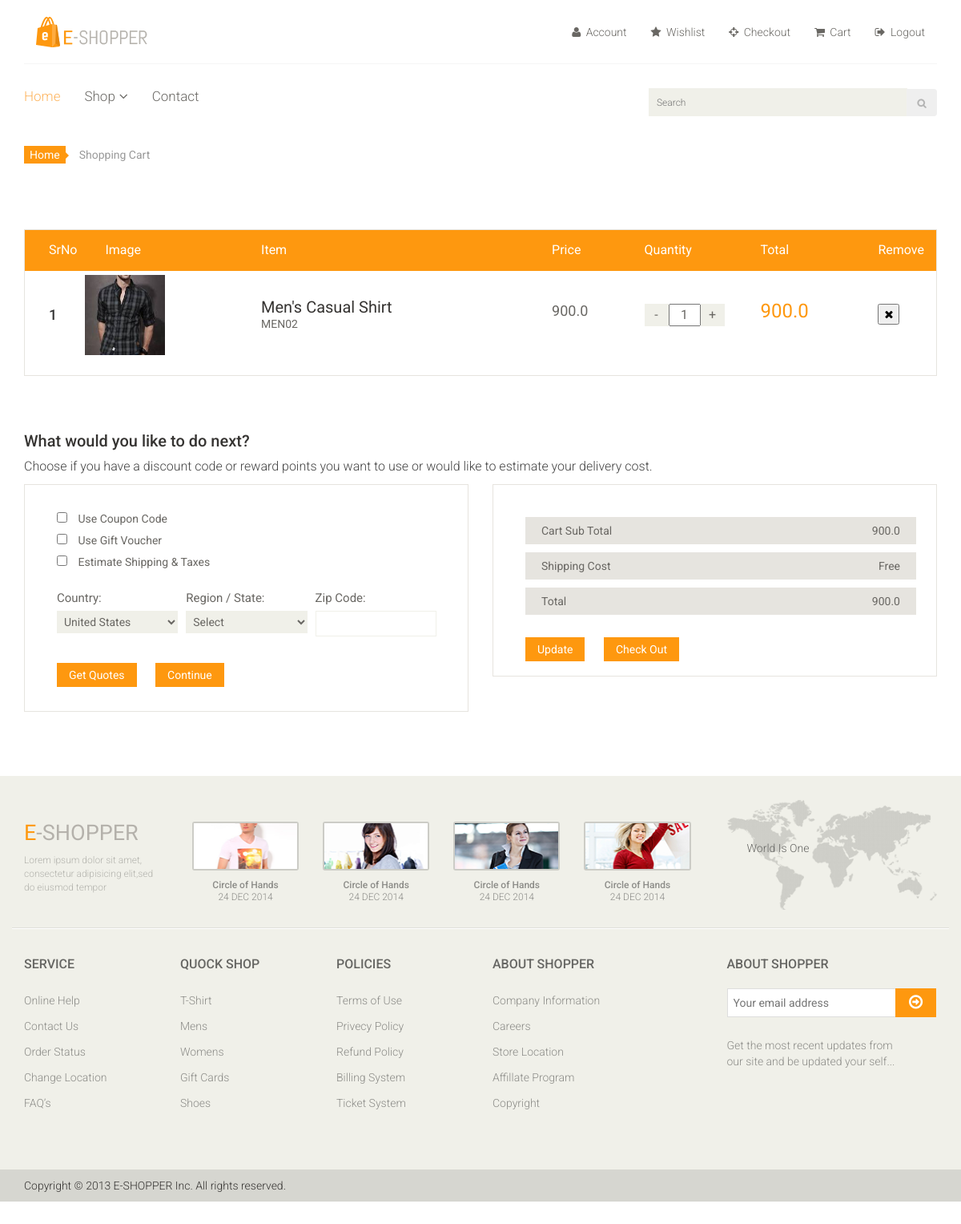
Page /cart/ (signed in) on the earlier database version.
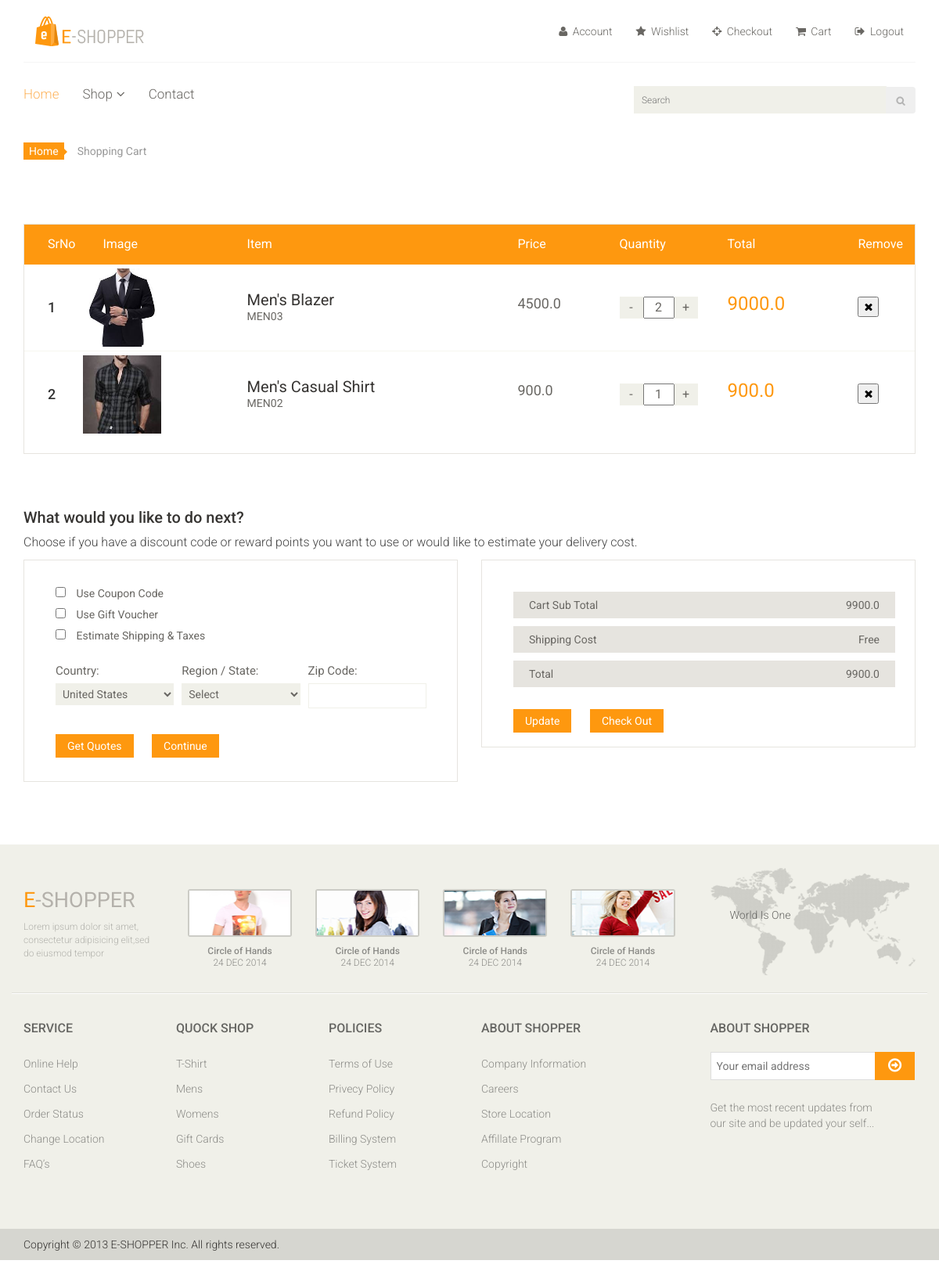
Same page on the later database version.
### apps/cart/models.py (models this page shows, shortened)
class Cart(models.Model):
    user = models.ForeignKey(User, on_delete = models.CASCADE, blank=True, null=True)
    product = models.ForeignKey(Product, on_delete = models.CASCADE)
    quantity = models.PositiveIntegerField(default=1)
    def totalprod_price(self):
        price = self.product.sell_price * self.quantity
        return price

### apps/products/models.py (models this page shows, shortened)
class Product(models.Model):
    prod_id = models.CharField(max_length=10, unique=True, blank=True, null=True)
    title = models.CharField(max_length=100)
    s_desc = models.CharField(max_length=100, null=True, blank=True)
    l_desc = models.TextField(null=True, blank=True)
    main_image = models.ImageField(upload_to='products/', null=True, blank=True)
    category = models.ForeignKey(Category, on_delete= models.CASCADE, blank=True, null=True)
    sub_category = models.ForeignKey(SubCategory, on_delete= models.CASCADE, blank=True, null=True)
    brand = models.ForeignKey(Brand, on_delete= models.CASCADE, blank=True, null=True)
    colours = models.CharField(max_length=50, blank=True, null=True)
    mrp = models.FloatField(null=True, blank=True)
    sell_price =models.FloatField(null=True, blank=True)
    released_on = models.DateTimeField(auto_now_add= True)
    updated_on = models.DateTimeField(auto_now=True)
    slug = models.SlugField(null=True, blank=True)
    enable = models.BooleanField(default=True)
    stock = models.BooleanField(default=True)
    class Meta:
        verbose_name_plural = 'Products'

### apps/cart/views.py (the view)
# urls.py: path('cart/', views.cart, name="cart"),
def cart(request):
    carts = Cart.objects.filter(user=request.user).order_by('-id')
    def sub_total_price():
        sub_total_price = 0
        for item in carts:
            sub_total_price = sub_total_price + item.totalprod_price()
        return sub_total_price
    if sub_total_price()  >= 500.0:
        shipping_charge = 0
    else:
        shipping_charge = 50.0
    context = {'carts':carts, 'sub_total_price': sub_total_price(),'tprice':sub_total_price()+shipping_charge, 'shipping_charge':shipping_charge}
    return render(request, 'cart/cart.html', context)

### templates/cart/cart.html (shortened to what this page needs)
{% extends 'base/base.html' %}
{% load static %}
	{% block content %}
	<section id="cart_items">
		<div class="container">
			<div class="breadcrumbs">
				<ol class="breadcrumb">
				  <li><a href="{% url 'home:index' %}">Home</a></li>
				  <li class="active">Shopping Cart</li>
				</ol>
			</div>
			{% if carts %}
			<div class="table-responsive cart_info">
				<table class="table table-condensed">
					<thead>
						<tr class="cart_menu">
							<td class="srno">SrNo</td>
							<td class="image">Image</td>
							<td class="description">Item</td>
							<td class="price">Price</td>
							<td class="quantity">Quantity</td>
							<td class="total">Total</td>
							<td class="remove">Remove</td>
						</tr>
					</thead>
					<tbody>
						{% for item in carts %}
						<tr>
							<td class="serial_number text-center">
								<h4>{{forloop.counter}}</h4>
							</td>
							<td class="cart_product">
								<a href="{% url 'home:productDetails' item.product.slug item.product.prod_id %}"><img src="{{item.product.main_image.url}}" alt="" style="width:100px"></a>
							</td>
							<td class="cart_description">
								<h4><a href="{% url 'home:productDetails' item.product.slug item.product.prod_id %}">{{item.product.title}}</a></h4>
								<p>{{item.product.prod_id}}</p>
							</td>
							<td class="cart_price">
								<p>{{item.product.sell_price}}</p>
							</td>
							<td class="cart_quantity">
								<span class="cart_quantity_button">
									<a class="cart_quantity_down" href="{% url 'cart:qtyDec' item.id %}"> - </a>
									<form class="form-inline" action="{% url 'cart:qty' item.id %}" method="POST">
										<input class="cart_quantity_input" type="text" name="quantity" value="{{item.quantity}}" autocomplete="off" size="2">
									</form>
									<a href="{% url 'cart:qtyInc' item.product.prod_id item.product.id %}" class="cart_quantity_up" > + </a>
								</span>
							</td>
							<td class="cart_total">
								<p class="cart_total_price">{{item.totalprod_price}}</p>
							</td>
							<td class="cart_delete">
								<form action="{% url 'cart:deleteItem' item.id %}" method='post'>
									<button class="cart_quantity_delete"><i class="fa fa-times"></i></button>
								</form>
							</td>
						</tr>
						{% endfor %}
					</tbody>
				</table>
			</div>
		</div>
	</section>
	<section id="do_action">
		<div class="container">
			<div class="heading">
				<h3>What would you like to do next?</h3>
				<p>Choose if you have a discount code or reward points you want to use or would like to estimate your delivery cost.</p>
			</div>
			<div class="row">
				<div class="col-sm-6">
					<div class="chose_area">
						<ul class="user_option">
							<li>
								<input type="checkbox">
								<label>Use Coupon Code</label>
							</li>
							<li>
								<input type="checkbox">
								<label>Use Gift Voucher</label>
							</li>
							<li>
								<input type="checkbox">
								<label>Estimate Shipping & Taxes</label>
							</li>
						</ul>
						<ul class="user_info">
							<li class="single_field">
								<label>Country:</label>
								<select>
									<option>United States</option>
								</select>
							</li>
							<li class="single_field">
								<label>Region / State:</label>
								<select>
									<option>Select</option>
								</select>
							</li>
							<li class="single_field zip-field">
								<label>Zip Code:</label>
								<input type="text">
							</li>
						</ul>
						<a class="btn btn-default update" href="">Get Quotes</a>
						<a class="btn btn-default check_out" href="">Continue</a>
					</div>
				</div>
				<div class="col-sm-6">
					<div class="total_area">
						<ul>
							<li>Cart Sub Total <span>{{sub_total_price}}</span></li>
							<li>Shipping Cost <span>{% if shipping_charge == 0 %}Free{% else %}{{shipping_charge}}{% endif %}</span></li>
							<li>Total <span>{{tprice}}</span></li>
						</ul>
							<a class="btn btn-default update" href="">Update</a>
							<a class="btn btn-default check_out" href="">Check Out</a>
					</div>
				</div>
			</div>
		</div>
		{% else %}
		<div class="col-md-6 col-md-offset-3 mb-3">
			<h4>Looks like your cart is empty. Add some items to display.</h4><br>
			<img src="{% static 'images/cart/empty-cart.svg' %}" width="70%">
		</div><br>
	</section>
	{% endif %}
{% endblock %}

### templates/base/base.html (shortened to what this page needs)
{% load static %}
<!DOCTYPE html>
<html>
    <head>
        <link href="{% static 'css/bootstrap.min.css' %}" rel="stylesheet">
        <link href="{% static 'css/font-awesome.min.css' %}" rel="stylesheet">
        <link href="{% static 'css/prettyPhoto.css' %}" rel="stylesheet">
        <link href="{% static 'css/price-range.css' %}" rel="stylesheet">
        <link href="{% static 'css/animate.css' %}" rel="stylesheet">
        <link href="{% static 'css/main.css' %}" rel="stylesheet">
        <link href="{% static 'css/responsive.css' %}" rel="stylesheet">
    </head>
    <body>
        {% include 'common/header.html' %}
        {% block content %}
        {% endblock %}
        {% include 'common/footer.html' %}
    </body>
</html>

### templates/common/header.html (shortened to what this page needs)
{% load static %}
<header id="header">
    <div class="header-middle">
        <div class="container">
            <div class="row">
                <div class="col-md-4 clearfix">
                    <div class="logo pull-left">
                        <a href="{% url 'home:index' %}"><img src="{% static 'images/home/logo.png' %}" alt="" /></a>
                    </div>
                </div>
                <div class="col-md-8 clearfix">
                    <div class="shop-menu clearfix pull-right">
                        <ul class="nav navbar-nav">
                            <li><a href=""><i class="fa fa-user"></i> Account</a></li>
                            <li><a href="{% if user.is_authenticated %}{% url 'wishlist:wishlist' %}{% else %}{% url 'accounts:login' %}{% endif %}"><i class="fa fa-star"></i> Wishlist</a></li>
                            <li><a href="checkout.html"><i class="fa fa-crosshairs"></i> Checkout</a></li>
                            <li><a href="{% if user.is_authenticated %}{% url 'cart:cart' %}{% else %}{% url 'accounts:login' %}{% endif %}"><i class="fa fa-shopping-cart"></i> Cart</a></li>
                            {% if user.is_authenticated %}
                            <li><a href="{% url 'accounts:logout' %}"><i class="fa fa-sign-out"></i> Logout</a></li>
                            {% else %}
                            <li><a href="{% url 'accounts:login' %}"><i class="fa fa-lock"></i> Login</a></li>
                            {% endif %}
                        </ul>
                    </div>
                </div>
            </div>
        </div>
    </div>
    <div class="header-bottom">
        <div class="container">
            <div class="row">
                <div class="col-sm-8">
                    <div class="mainmenu pull-left">
                        <ul class="nav navbar-nav collapse navbar-collapse">
                            <li><a href="{% url 'home:index' %}" class="active">Home</a></li>
                            <li class="dropdown"><a href="#">Shop<i class="fa fa-angle-down"></i></a>
                            </li>
                            <li><a href="{% url 'contact:contactus' %}">Contact</a></li>
                        </ul>
                    </div>
                </div>
                <div class="col-sm-4">
                    <div class="search_box pull-right">
                        <form class="input-group">
                            <input type="text" class="" placeholder="Search" name="search" id="search"/>
                            <span class="input-group-btn">
                                <button class="btn btn-outline-secondary" type="submit"><img src="{% static 'images/home/searchicon.png' %}"/></button>
                           </span>
                        </form>
                    </div>
                </div>
            </div>
        </div>
    </div>
</header>

### templates/common/footer.html (shortened to what this page needs)
{% load static %}
<footer id="footer">
    <div class="footer-top">
        <div class="container">
            <div class="row">
                <div class="col-sm-2">
                    <div class="companyinfo">
                        <h2><span>e</span>-shopper</h2>
                        <p>Lorem ipsum dolor sit amet, consectetur adipisicing elit,sed do eiusmod tempor</p>
                    </div>
                </div>
                <div class="col-sm-7">
                    <div class="col-sm-3">
                        <div class="video-gallery text-center">
                            <a href="#">
                                <div class="iframe-img">
                                    <img src="images/home/iframe1.png" alt="" />
                                </div>
                            </a>
                            <p>Circle of Hands</p>
                            <h2>24 DEC 2014</h2>
                        </div>
                    </div>
                    <div class="col-sm-3">
                        <div class="video-gallery text-center">
                            <a href="#">
                                <div class="iframe-img">
                                    <img src="images/home/iframe2.png" alt="" />
                                </div>
                            </a>
                            <p>Circle of Hands</p>
                            <h2>24 DEC 2014</h2>
                        </div>
                    </div>
                    <div class="col-sm-3">
                        <div class="video-gallery text-center">
                            <a href="#">
                                <div class="iframe-img">
                                    <img src="images/home/iframe3.png" alt="" />
                                </div>
                            </a>
                            <p>Circle of Hands</p>
                            <h2>24 DEC 2014</h2>
                        </div>
                    </div>
                    <div class="col-sm-3">
                        <div class="video-gallery text-center">
                            <a href="#">
                                <div class="iframe-img">
                                    <img src="images/home/iframe4.png" alt="" />
                                </div>
                            </a>
                            <p>Circle of Hands</p>
                            <h2>24 DEC 2014</h2>
                        </div>
                    </div>
                </div>
                <div class="col-sm-3">
                    <div class="address">
                        <img src="{% static 'images/home/map.png' %}" alt="" />
                        <p>World Is One</p>
                    </div>
                </div>
            </div>
        </div>
    </div>
    <div class="footer-widget">
        <div class="container">
            <div class="row">
                <div class="col-sm-2">
                    <div class="single-widget">
                        <h2>Service</h2>
                        <ul class="nav nav-pills nav-stacked">
                            <li><a href="#">Online Help</a></li>
                            <li><a href="#">Contact Us</a></li>
                            <li><a href="#">Order Status</a></li>
                            <li><a href="#">Change Location</a></li>
                            <li><a href="#">FAQ’s</a></li>
                        </ul>
                    </div>
                </div>
                <div class="col-sm-2">
                    <div class="single-widget">
                        <h2>Quock Shop</h2>
                        <ul class="nav nav-pills nav-stacked">
                            <li><a href="#">T-Shirt</a></li>
                            <li><a href="#">Mens</a></li>
                            <li><a href="#">Womens</a></li>
                            <li><a href="#">Gift Cards</a></li>
                            <li><a href="#">Shoes</a></li>
                        </ul>
                    </div>
                </div>
                <div class="col-sm-2">
                    <div class="single-widget">
                        <h2>Policies</h2>
                        <ul class="nav nav-pills nav-stacked">
                            <li><a href="#">Terms of Use</a></li>
                            <li><a href="#">Privecy Policy</a></li>
                            <li><a href="#">Refund Policy</a></li>
                            <li><a href="#">Billing System</a></li>
                            <li><a href="#">Ticket System</a></li>
                        </ul>
                    </div>
                </div>
                <div class="col-sm-2">
                    <div class="single-widget">
                        <h2>About Shopper</h2>
                        <ul class="nav nav-pills nav-stacked">
                            <li><a href="#">Company Information</a></li>
                            <li><a href="#">Careers</a></li>
                            <li><a href="#">Store Location</a></li>
                            <li><a href="#">Affillate Program</a></li>
                            <li><a href="#">Copyright</a></li>
                        </ul>
                    </div>
                </div>
                <div class="col-sm-3 col-sm-offset-1">
                    <div class="single-widget">
                        <h2>About Shopper</h2>
                        <form action="#" class="searchform">
                            <input type="text" placeholder="Your email address" />
                            <button type="submit" class="btn btn-default"><i class="fa fa-arrow-circle-o-right"></i></button>
                            <p>Get the most recent updates from <br />our site and be updated your self...</p>
                        </form>
                    </div>
                </div>
            </div>
        </div>
    </div>
    <div class="footer-bottom">
        <div class="container">
            <div class="row">
                <p class="pull-left">Copyright © 2013 E-SHOPPER Inc. All rights reserved.</p>
            </div>
        </div>
    </div>
</footer>

Differences in the rows shown:
added Cart: product.main_image (picture), product "Men's Blazer", product.prod_id "MEN03", product.sell_price "4500.0", quantity "2", totalprod_price "9000.0"
Other differences:
{{ sub_total_price }}: "900.0" → "9900.0"
{{ tprice }}: "900.0" → "9900.0"
